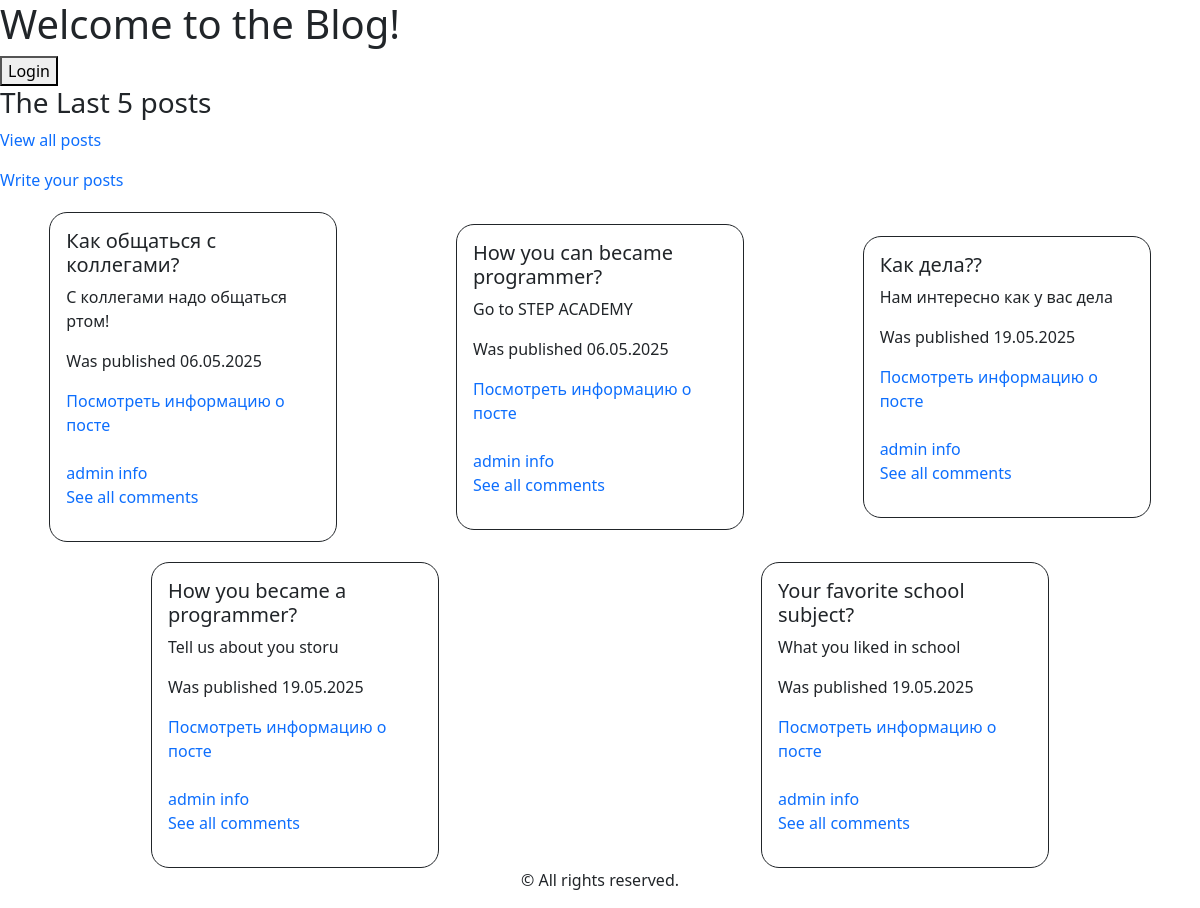
Screenshot of /blog/ with the database file from the repository.
### blog/models.py (models this page shows, shortened)
class Post(models.Model):
    title = models.CharField(max_length=100)
    content = models.TextField()
    author = models.ForeignKey(Prof, on_delete=models.CASCADE)
    created_time = models.DateTimeField(auto_now=True)
    like = GenericRelation(Like)
    objects = PostManager()

class Prof(models.Model):
    user = models.OneToOneField(User, on_delete=models.CASCADE)
    bio = models.TextField(blank=True)
    phone = models.CharField(max_length=20, blank=True)
    like = GenericRelation(Like)

### blog/views.py (the view)
# urls.py: path('', views.IndexView.as_view(), name='index'),
class IndexView(TemplateView):
    template_name = 'blog/index.html'
    def get_context_data(self, **kwargs):
        context = super().get_context_data(**kwargs)
        context['posts'] = Post.objects.all()
        context['users'] = User.objects.all()
        context['user'] = self.request.user
        context['rever_posts'] = list(Post.objects.all())[::-1][:5]
        context['likes'] = Like.objects.all()
        return context

### blog/models.py (called while the page is built)
    def get_queryset(self):
        return super().get_queryset().order_by('-created_time')

### templates/blog/index.html (shortened to what this page needs)
{% extends "base.html" %}
{% block content %}
{% if user.is_authenticated %}
        <div class="d-flex flex-column align-items-center">
            <div class="d-flex align-items-center ">
                <h1>Welcome, {{ user.username }}!</h1>
                <form method="post" action="{% url 'blog:logout'%}">
                    {% csrf_token %}
                    <button type="submit">Logout</button>
                </form>
            </div>
            <p><a href="{% url 'blog:password_change'%}">Change password</a></p>
            <h3>All posts</h3>
        </div>
        <p><a href="{%url 'blog:postForm'%}">Write your posts</a></p>
    <div class="cards">
        {%for p in posts%}
        <div class="card" style="width: 18rem;">
            <div class="card-body">
                <h4 class="card-title">{{p.title}}</h4>
                <p class="card-text">{{p.content|truncatewords:10}}</p>
                <i><p>Was published {{p.created_time|date:"d.m.Y"}}</p></i>
            </div>
            <div class="card-body">
                <a href="{% url 'blog:post' p.author.user.username p.title %}" class="btn-primary">Посмотреть информацию о посте</a> <br><br>
                <a href="{% url 'blog:user' p.author.user.username %}">{{p.author.user.username}} info</a>
                <p><a href="{% url 'blog:postComment' p.author.user.username p.title%}">See all comments</a></p>
                <p><a href="{% url 'blog:postLike' p.author.user.username p.title%}">Like</a></p>
            </div>
        </div>
      {%endfor%}
    </div>
    {% else %}
        <div class="df">
            <h1>Welcome to the Blog!</h1>
            <form method="post" action="{% url 'blog:login'%}">
                <button type="submit">Login</button>
            </form>
            <h3>The Last 5 posts</h3>
            <p><a href="{%url 'blog:login'%}">View all posts</a></p>
        </div>
        <p><a href="{%url 'blog:login'%}">Write your posts</a></p>
        <div class="cards">
            {%for p in rever_posts%}
                <div class="card">
                    <div class="card-body">
                        <h5 class="card-title">{{p.title}}</h5>
                        <p class="card-text">{{p.content|truncatewords:10}}</p>
                        <p>Was published {{p.created_time|date:"d.m.Y"}}</p>
                        <a href="{% url 'blog:post' p.author.user.username p.title %}" class="btn-primary">Посмотреть информацию о посте</a> <br><br>
                        <a href="{% url 'blog:user' p.author.user.username %}">{{p.author.user.username}} info</a>
                        <p><a href="{% url 'blog:postComment' p.author.user.username p.title%}">See all comments</a></p>
                    </div>
                </div>
            {%endfor%}
        </div>
    {% endif %}
{% endblock %}
    {%load static%}
    {%load bootstrap5%}

### static/blog.css (style rules this page uses)
.cards { margin: 20px 0 0; display: flex; justify-content: space-around; align-items: center; flex-wrap: wrap; gap: 20px; }
.card { border: 1px solid; border-radius: 18px; width: 18rem; }
a { text-decoration: none; }

### rows the page displays
Post: title "Как общаться с коллегами?", content "С коллегами надо общаться ртом!", created_time "06.05.2025", author.user.username "admin"
Post: title "How you can became programmer?", content "Go to STEP ACADEMY", created_time "06.05.2025", author.user.username "admin"
Post: title "Как дела??", content "Нам интересно как у вас дела", created_time "19.05.2025", author.user.username "admin"
Post: title "How you became a programmer?", content "Tell us about you storu", created_time "19.05.2025", author.user.username "admin"
Post: title "Your favorite school subject?", content "What you liked in school", created_time "19.05.2025", author.user.username "admin"
